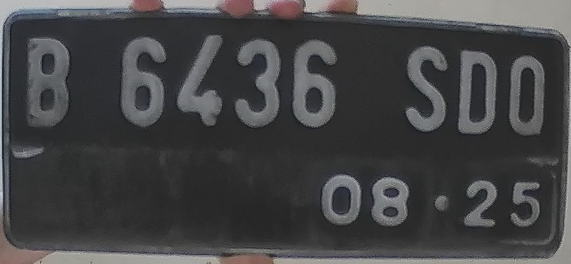
#> input picture test.png, 571 x 264 px
$ python sssssssssssssss.py
#> lines starting #> are read from the running program, lines starting #| are printed output that depends on the picture; after the words box and inside, x2 and y2 are one past the last pixel; in counts of white or black regions, pixels touching at a corner belong together
import cv2
import numpy as np

# 1. Baca gambar
image = cv2.imread('test.png')
#> image is the input picture: shape (264, 571, 3); mean B, G, R 70.5, 69.2, 69.2
gray = cv2.cvtColor(image, cv2.COLOR_BGR2GRAY)
hsv = cv2.cvtColor(image, cv2.COLOR_BGR2HSV)
#> hsv: shape (264, 571, 3); mean H, S, V 58, 11.4, 71.6

# 2. Threshold dan inverted
_, thresh = cv2.threshold(gray, 0, 255, cv2.THRESH_BINARY + cv2.THRESH_OTSU)
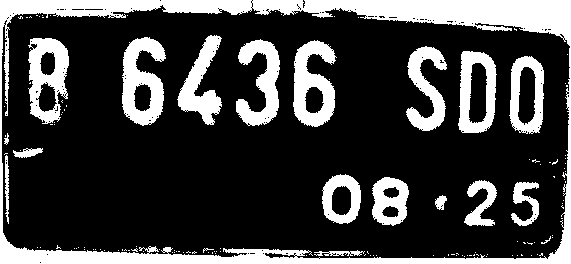
#> thresh: shape (264, 571); 25.1% white; 135 white regions (116 under 20 px), largest, box (x1, y1, x2, y2) and area: (0, 0, 571, 264) 17753, (122, 37, 166, 126) 2342, (293, 40, 337, 127) 2238
inverted = cv2.bitwise_not(thresh)

# 3. Rentang HSV warna
lower_yellow = np.array([20, 100, 100])
upper_yellow = np.array([40, 255, 255])
lower_white = np.array([0, 0, 200])
upper_white = np.array([180, 30, 255])
lower_red1 = np.array([0, 100, 100])
upper_red1 = np.array([10, 255, 255])
lower_red2 = np.array([160, 100, 100])
upper_red2 = np.array([180, 255, 255])
lower_black = np.array([0, 0, 0])
upper_black = np.array([180, 255, 50])

# 4. Masking
mask_yellow = cv2.inRange(hsv, lower_yellow, upper_yellow)
#> mask_yellow: shape (264, 571); every value is 0
mask_white = cv2.inRange(hsv, lower_white, upper_white)
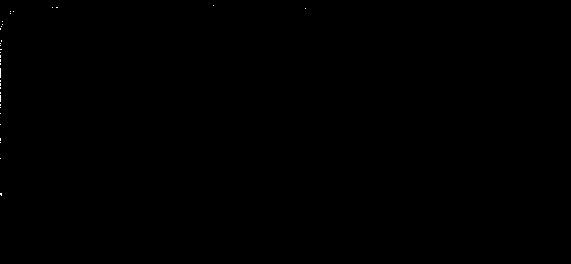
#> mask_white: shape (264, 571); 0.05% white in thin lines or dots, all inside (x1, y1, x2, y2) = (0, 5, 306, 196)
mask_red = cv2.bitwise_or(cv2.inRange(hsv, lower_red1, upper_red1),
                          cv2.inRange(hsv, lower_red2, upper_red2))
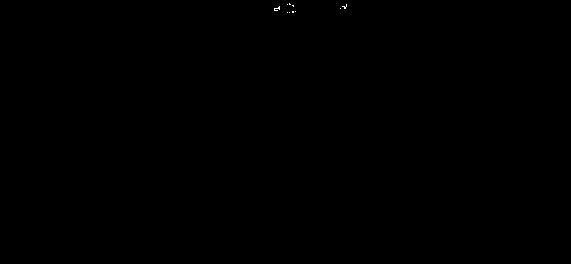
#> mask_red: shape (264, 571); 0.03% white in thin lines or dots, all inside (x1, y1, x2, y2) = (274, 3, 347, 13)
mask_black = cv2.inRange(hsv, lower_black, upper_black)
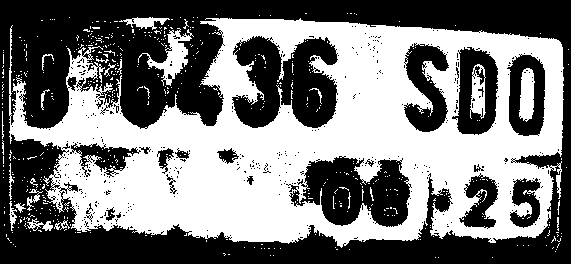
#> mask_black: shape (264, 571); 48% white; 531 white regions (507 under 20 px), largest, box (x1, y1, x2, y2) and area: (9, 18, 564, 248) 67719, (138, 28, 194, 86) 974, (519, 68, 535, 122) 652

# 5. Hitung jumlah piksel masing-masing warna
colors = {
    "hitam": cv2.countNonZero(mask_black),
    "putih": cv2.countNonZero(mask_white),
    "kuning": cv2.countNonZero(mask_yellow),
    "merah": cv2.countNonZero(mask_red)
}
#> colors = {'hitam': 72294, 'putih': 69, 'kuning': 0, 'merah': 40}

# 6. Tentukan warna dominan
dominant_color = max(colors, key=colors.get)
#> dominant_color = 'hitam'
print("Warna plat dominan:", dominant_color)
#| Warna plat dominan: hitam

# 7. Simpan hasil sesuai warna
if dominant_color == "hitam":
    cv2.imwrite("output.jpg", inverted)
    print("Disimpan: output.jpg (hasil terbalik karena plat hitam)")
else:
    cv2.imwrite("output.jpg", thresh)
    print("Disimpan: output.jpg (hasil threshold normal)")

$ run again, with back_car_crop.jpg saved as test.png
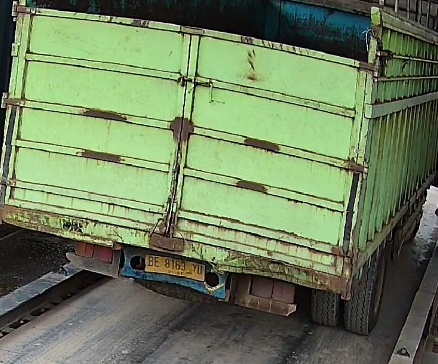
#> input picture back_car_crop.jpg, 438 x 364 px
#> image is the input picture: shape (364, 438, 3); mean B, G, R 93.9, 127.9, 110.4
#> hsv: shape (364, 438, 3); mean H, S, V 46.4, 77.3, 130
#> `_, thresh = cv2.threshold(gray, 0, 255, cv2.THRESH_BINARY + cv2.THRESH..`:
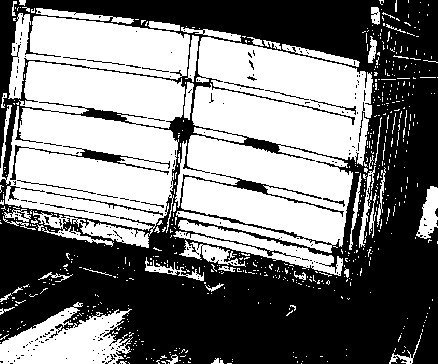
#> thresh: shape (364, 438); 47.9% white; 632 white regions (583 under 20 px), largest, box (x1, y1, x2, y2) and area: (0, 13, 190, 248) 31661, (175, 37, 373, 253) 29033, (0, 302, 133, 364) 4813
#> mask_yellow: shape (364, 438); 0.82% white in thin lines or dots, all inside (x1, y1, x2, y2) = (4, 5, 406, 284)
#> mask_white: shape (364, 438); 0.27% white in thin lines or dots
#> mask_red: shape (364, 438); 0.03% white in thin lines or dots, all inside (x1, y1, x2, y2) = (81, 245, 337, 257)
#> `mask_black = cv2.inRange(hsv, lower_black, upper_black)`:
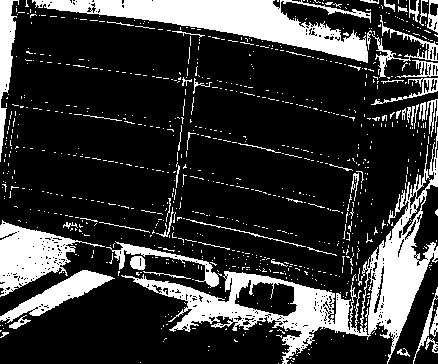
#> mask_black: shape (364, 438); 21.4% white; 875 white regions (817 under 20 px), largest, box (x1, y1, x2, y2) and area: (121, 127, 438, 364) 11790, (32, 0, 371, 63) 7897, (0, 220, 105, 297) 3348
#> colors = {'hitam': 34066, 'putih': 436, 'kuning': 1311, 'merah': 44}
#> dominant_color = 'hitam'
#| Warna plat dominan: hitam
